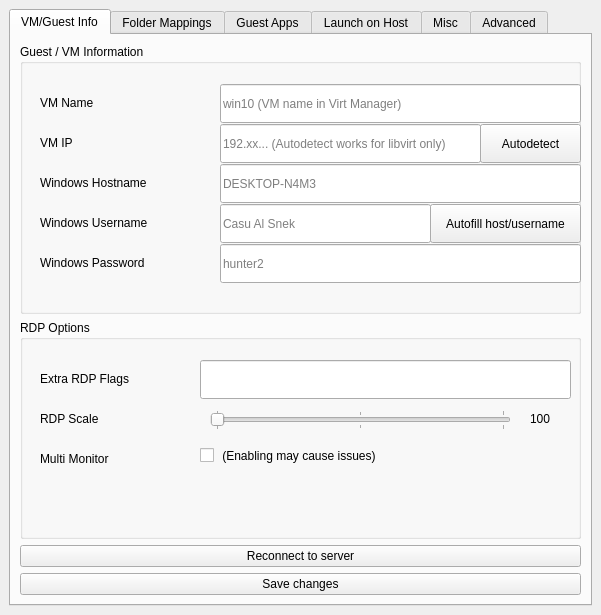
<?xml version="1.0" encoding="UTF-8"?>
<ui version="4.0">
 <class>MainWindow</class>
 <widget class="QMainWindow" name="MainWindow">
  <property name="geometry">
   <rect>
    <x>0</x>
    <y>0</y>
    <width>601</width>
    <height>615</height>
   </rect>
  </property>
  <property name="minimumSize">
   <size>
    <width>600</width>
    <height>615</height>
   </size>
  </property>
  <property name="windowTitle">
   <string>Cassowary configuration (Linux)</string>
  </property>
  <property name="windowIcon">
   <iconset theme="desktop">
    <normaloff>.</normaloff>.</iconset>
  </property>
  <widget class="QWidget" name="centralwidget">
   <layout class="QVBoxLayout" name="verticalLayout_2">
    <item>
     <widget class="QTabWidget" name="main_tabs">
      <property name="currentIndex">
       <number>0</number>
      </property>
      <widget class="QWidget" name="tab_info">
       <attribute name="title">
        <string>VM/Guest Info</string>
       </attribute>
       <layout class="QVBoxLayout" name="verticalLayout_6">
        <item>
         <widget class="QGroupBox" name="groupBox_2">
          <property name="sizePolicy">
           <sizepolicy hsizetype="Preferred" vsizetype="Minimum">
            <horstretch>0</horstretch>
            <verstretch>0</verstretch>
           </sizepolicy>
          </property>
          <property name="minimumSize">
           <size>
            <width>530</width>
            <height>270</height>
           </size>
          </property>
          <property name="title">
           <string>Guest / VM Information</string>
          </property>
          <widget class="QLabel" name="lb_hostname">
           <property name="geometry">
            <rect>
             <x>20</x>
             <y>130</y>
             <width>171</width>
             <height>17</height>
            </rect>
           </property>
           <property name="text">
            <string>Windows Hostname</string>
           </property>
          </widget>
          <widget class="QLabel" name="lb_username">
           <property name="geometry">
            <rect>
             <x>20</x>
             <y>170</y>
             <width>171</width>
             <height>17</height>
            </rect>
           </property>
           <property name="text">
            <string>Windows Username </string>
           </property>
          </widget>
          <widget class="QLabel" name="lp_password">
           <property name="geometry">
            <rect>
             <x>20</x>
             <y>210</y>
             <width>171</width>
             <height>17</height>
            </rect>
           </property>
           <property name="text">
            <string>Windows Password </string>
           </property>
          </widget>
          <widget class="QLabel" name="lb_vmname">
           <property name="geometry">
            <rect>
             <x>20</x>
             <y>50</y>
             <width>111</width>
             <height>17</height>
            </rect>
           </property>
           <property name="text">
            <string>VM Name </string>
           </property>
          </widget>
          <widget class="QLabel" name="lb_vmip">
           <property name="geometry">
            <rect>
             <x>20</x>
             <y>90</y>
             <width>171</width>
             <height>17</height>
            </rect>
           </property>
           <property name="text">
            <string>VM IP</string>
           </property>
          </widget>
          <widget class="QPushButton" name="btn_ipautodetect">
           <property name="geometry">
            <rect>
             <x>460</x>
             <y>80</y>
             <width>101</width>
             <height>39</height>
            </rect>
           </property>
           <property name="text">
            <string>Autodetect</string>
           </property>
          </widget>
          <widget class="QLineEdit" name="inp_hostname">
           <property name="geometry">
            <rect>
             <x>200</x>
             <y>120</y>
             <width>361</width>
             <height>39</height>
            </rect>
           </property>
           <property name="text">
            <string/>
           </property>
           <property name="placeholderText">
            <string>DESKTOP-N4M3</string>
           </property>
          </widget>
          <widget class="QLineEdit" name="inp_username">
           <property name="geometry">
            <rect>
             <x>200</x>
             <y>160</y>
             <width>211</width>
             <height>39</height>
            </rect>
           </property>
           <property name="text">
            <string/>
           </property>
           <property name="placeholderText">
            <string>Casu Al Snek</string>
           </property>
          </widget>
          <widget class="QLineEdit" name="inp_password">
           <property name="geometry">
            <rect>
             <x>200</x>
             <y>200</y>
             <width>361</width>
             <height>39</height>
            </rect>
           </property>
           <property name="text">
            <string/>
           </property>
           <property name="echoMode">
            <enum>QLineEdit::Normal</enum>
           </property>
           <property name="placeholderText">
            <string>hunter2</string>
           </property>
           <property name="cursorMoveStyle">
            <enum>Qt::LogicalMoveStyle</enum>
           </property>
           <property name="clearButtonEnabled">
            <bool>true</bool>
           </property>
          </widget>
          <widget class="QLineEdit" name="inp_vmname">
           <property name="geometry">
            <rect>
             <x>200</x>
             <y>40</y>
             <width>361</width>
             <height>39</height>
            </rect>
           </property>
           <property name="text">
            <string/>
           </property>
           <property name="placeholderText">
            <string>win10 (VM name in Virt Manager)</string>
           </property>
          </widget>
          <widget class="QLineEdit" name="inp_vmip">
           <property name="geometry">
            <rect>
             <x>200</x>
             <y>80</y>
             <width>261</width>
             <height>39</height>
            </rect>
           </property>
           <property name="text">
            <string/>
           </property>
           <property name="placeholderText">
            <string>192.xx... (Autodetect works for libvirt only)</string>
           </property>
          </widget>
          <widget class="QPushButton" name="btn_autofill">
           <property name="geometry">
            <rect>
             <x>410</x>
             <y>160</y>
             <width>151</width>
             <height>39</height>
            </rect>
           </property>
           <property name="text">
            <string>Autofill host/username</string>
           </property>
          </widget>
         </widget>
        </item>
        <item>
         <widget class="QGroupBox" name="groupBox_3">
          <property name="minimumSize">
           <size>
            <width>0</width>
            <height>170</height>
           </size>
          </property>
          <property name="title">
           <string>RDP Options</string>
          </property>
          <widget class="QLineEdit" name="inp_rdpflags">
           <property name="geometry">
            <rect>
             <x>180</x>
             <y>40</y>
             <width>371</width>
             <height>39</height>
            </rect>
           </property>
           <property name="clearButtonEnabled">
            <bool>true</bool>
           </property>
          </widget>
          <widget class="QLabel" name="lb_rdpflags">
           <property name="geometry">
            <rect>
             <x>20</x>
             <y>50</y>
             <width>121</width>
             <height>17</height>
            </rect>
           </property>
           <property name="text">
            <string>Extra RDP Flags </string>
           </property>
          </widget>
          <widget class="QLabel" name="lb_rdpmultimon">
           <property name="geometry">
            <rect>
             <x>20</x>
             <y>130</y>
             <width>121</width>
             <height>17</height>
            </rect>
           </property>
           <property name="text">
            <string>Multi Monitor</string>
           </property>
          </widget>
          <widget class="QCheckBox" name="inp_rdpmultimon">
           <property name="geometry">
            <rect>
             <x>180</x>
             <y>120</y>
             <width>231</width>
             <height>31</height>
            </rect>
           </property>
           <property name="text">
            <string> (Enabling may cause issues)</string>
           </property>
          </widget>
          <widget class="QLabel" name="lb_rdp_scale">
           <property name="geometry">
            <rect>
             <x>20</x>
             <y>90</y>
             <width>91</width>
             <height>17</height>
            </rect>
           </property>
           <property name="text">
            <string>RDP Scale</string>
           </property>
          </widget>
          <widget class="QSlider" name="inp_rdpscale">
           <property name="geometry">
            <rect>
             <x>190</x>
             <y>90</y>
             <width>301</width>
             <height>20</height>
            </rect>
           </property>
           <property name="minimum">
            <number>0</number>
           </property>
           <property name="maximum">
            <number>2</number>
           </property>
           <property name="pageStep">
            <number>1</number>
           </property>
           <property name="orientation">
            <enum>Qt::Horizontal</enum>
           </property>
           <property name="tickPosition">
            <enum>QSlider::TicksBothSides</enum>
           </property>
          </widget>
          <widget class="QLabel" name="lbl_rdpscalevalue">
           <property name="geometry">
            <rect>
             <x>510</x>
             <y>90</y>
             <width>31</width>
             <height>17</height>
            </rect>
           </property>
           <property name="text">
            <string>100</string>
           </property>
          </widget>
         </widget>
        </item>
        <item>
         <widget class="QPushButton" name="btn_reconnect">
          <property name="text">
           <string>Reconnect to server</string>
          </property>
         </widget>
        </item>
        <item>
         <widget class="QPushButton" name="btn_savegconf">
          <property name="text">
           <string>Save changes</string>
          </property>
         </widget>
        </item>
       </layout>
      </widget>
      <widget class="QWidget" name="tab_mapping">
       <attribute name="title">
        <string>Folder Mappings</string>
       </attribute>
       <layout class="QVBoxLayout" name="verticalLayout">
        <item>
         <widget class="QTabWidget" name="tab_mappings0">
          <property name="currentIndex">
           <number>0</number>
          </property>
          <widget class="QWidget" name="tab_mappings02">
           <attribute name="title">
            <string>Windows -&gt; Linux</string>
           </attribute>
           <layout class="QVBoxLayout" name="verticalLayout_4">
            <item>
             <widget class="QLabel" name="lb_mapw2linfo">
              <property name="text">
               <string>Directories from host that are shared to guest. 
(Files from disabled location cannot be launched on launched on windows.</string>
              </property>
              <property name="wordWrap">
               <bool>true</bool>
              </property>
             </widget>
            </item>
            <item>
             <widget class="QTableWidget" name="tbl_shares">
              <property name="sizeAdjustPolicy">
               <enum>QAbstractScrollArea::AdjustToContents</enum>
              </property>
              <property name="editTriggers">
               <set>QAbstractItemView::NoEditTriggers</set>
              </property>
              <property name="showDropIndicator" stdset="0">
               <bool>true</bool>
              </property>
              <property name="alternatingRowColors">
               <bool>true</bool>
              </property>
              <property name="showGrid">
               <bool>false</bool>
              </property>
              <property name="wordWrap">
               <bool>false</bool>
              </property>
              <property name="cornerButtonEnabled">
               <bool>false</bool>
              </property>
              <attribute name="horizontalHeaderCascadingSectionResizes">
               <bool>false</bool>
              </attribute>
              <attribute name="horizontalHeaderHighlightSections">
               <bool>false</bool>
              </attribute>
              <attribute name="horizontalHeaderStretchLastSection">
               <bool>true</bool>
              </attribute>
              <attribute name="verticalHeaderHighlightSections">
               <bool>false</bool>
              </attribute>
              <attribute name="verticalHeaderStretchLastSection">
               <bool>false</bool>
              </attribute>
              <column>
               <property name="text">
                <string>Drive</string>
               </property>
              </column>
              <column>
               <property name="text">
                <string>UNC Path</string>
               </property>
              </column>
              <column>
               <property name="text">
                <string>Status</string>
               </property>
              </column>
              <column>
               <property name="text">
                <string>Action</string>
               </property>
              </column>
             </widget>
            </item>
            <item>
             <widget class="QFrame" name="frame_mountbtns">
              <property name="frameShape">
               <enum>QFrame::StyledPanel</enum>
              </property>
              <property name="frameShadow">
               <enum>QFrame::Raised</enum>
              </property>
              <layout class="QHBoxLayout" name="horizontalLayout_2">
               <item>
                <widget class="QPushButton" name="btn_mountall">
                 <property name="text">
                  <string>Mount All</string>
                 </property>
                </widget>
               </item>
               <item>
                <widget class="QPushButton" name="btn_unmountall">
                 <property name="text">
                  <string>Unmount All</string>
                 </property>
                </widget>
               </item>
              </layout>
             </widget>
            </item>
            <item>
             <widget class="QPushButton" name="btn_newshare">
              <property name="text">
               <string>Create New Share</string>
              </property>
             </widget>
            </item>
           </layout>
          </widget>
          <widget class="QWidget" name="tab_mappings01">
           <attribute name="title">
            <string>Linux -&gt; Windows</string>
           </attribute>
           <layout class="QVBoxLayout" name="verticalLayout_3">
            <item>
             <widget class="QLabel" name="lb_mapl2winfo">
              <property name="text">
               <string>Directories from host that are shared to guest. 
(Files from disabled location cannot be launched on launched on windows.

 Note that only directories inside of 'Shared linux root directory' from advanced tab can be mapped from this menu</string>
              </property>
              <property name="wordWrap">
               <bool>true</bool>
              </property>
             </widget>
            </item>
            <item>
             <widget class="QTableWidget" name="tbl_maps">
              <property name="sizeAdjustPolicy">
               <enum>QAbstractScrollArea::AdjustToContents</enum>
              </property>
              <property name="editTriggers">
               <set>QAbstractItemView::NoEditTriggers</set>
              </property>
              <property name="showDropIndicator" stdset="0">
               <bool>true</bool>
              </property>
              <property name="alternatingRowColors">
               <bool>true</bool>
              </property>
              <property name="showGrid">
               <bool>false</bool>
              </property>
              <property name="wordWrap">
               <bool>false</bool>
              </property>
              <property name="cornerButtonEnabled">
               <bool>false</bool>
              </property>
              <attribute name="horizontalHeaderCascadingSectionResizes">
               <bool>false</bool>
              </attribute>
              <attribute name="horizontalHeaderHighlightSections">
               <bool>false</bool>
              </attribute>
              <attribute name="horizontalHeaderStretchLastSection">
               <bool>true</bool>
              </attribute>
              <attribute name="verticalHeaderHighlightSections">
               <bool>false</bool>
              </attribute>
              <attribute name="verticalHeaderStretchLastSection">
               <bool>false</bool>
              </attribute>
              <column>
               <property name="text">
                <string>Local Path</string>
               </property>
              </column>
              <column>
               <property name="text">
                <string>Network Path</string>
               </property>
              </column>
              <column>
               <property name="text">
                <string>Mapped to</string>
               </property>
              </column>
              <column>
               <property name="text">
                <string>Action</string>
               </property>
              </column>
             </widget>
            </item>
            <item>
             <widget class="QLabel" name="lb_notemap">
              <property name="text">
               <string>Shared linux root directory set on advanced tab is always mapped to Z:\</string>
              </property>
             </widget>
            </item>
            <item>
             <widget class="QPushButton" name="btn_newmap">
              <property name="text">
               <string>Create New Map</string>
              </property>
             </widget>
            </item>
           </layout>
          </widget>
         </widget>
        </item>
       </layout>
      </widget>
      <widget class="QWidget" name="tab_apps">
       <attribute name="title">
        <string>Guest Apps</string>
       </attribute>
       <layout class="QVBoxLayout" name="verticalLayout_5">
        <item>
         <widget class="QLabel" name="lb_guestapp">
          <property name="text">
           <string>Create shortcuts for windows applications</string>
          </property>
         </widget>
        </item>
        <item>
         <widget class="QTableWidget" name="tbl_installedapps">
          <property name="editTriggers">
           <set>QAbstractItemView::NoEditTriggers</set>
          </property>
          <property name="selectionMode">
           <enum>QAbstractItemView::NoSelection</enum>
          </property>
          <property name="wordWrap">
           <bool>false</bool>
          </property>
          <attribute name="horizontalHeaderHighlightSections">
           <bool>false</bool>
          </attribute>
          <attribute name="horizontalHeaderStretchLastSection">
           <bool>true</bool>
          </attribute>
          <attribute name="verticalHeaderHighlightSections">
           <bool>false</bool>
          </attribute>
          <column>
           <property name="text">
            <string>Name</string>
           </property>
          </column>
          <column>
           <property name="text">
            <string>Version</string>
           </property>
          </column>
          <column>
           <property name="text">
            <string>Action</string>
           </property>
          </column>
         </widget>
        </item>
        <item>
         <widget class="QPushButton" name="btn_scanapp">
          <property name="text">
           <string>Scan Installed Apps</string>
          </property>
         </widget>
        </item>
       </layout>
      </widget>
      <widget class="QWidget" name="tab_associations">
       <attribute name="title">
        <string>Launch on Host</string>
       </attribute>
       <layout class="QVBoxLayout" name="verticalLayout_7">
        <item>
         <widget class="QLabel" name="label_11">
          <property name="text">
           <string>The files extensions set here are opened with your linux host applications if they are opened
or double click on host system. 
If you add &quot;jpg&quot; here, it will use your linux image viewer instead of windows image viewer even if it wa opened in windows</string>
          </property>
         </widget>
        </item>
        <item>
         <widget class="QTableWidget" name="tbl_associations">
          <property name="editTriggers">
           <set>QAbstractItemView::NoEditTriggers</set>
          </property>
          <property name="selectionMode">
           <enum>QAbstractItemView::NoSelection</enum>
          </property>
          <property name="wordWrap">
           <bool>false</bool>
          </property>
          <attribute name="horizontalHeaderHighlightSections">
           <bool>false</bool>
          </attribute>
          <attribute name="horizontalHeaderStretchLastSection">
           <bool>false</bool>
          </attribute>
          <attribute name="verticalHeaderHighlightSections">
           <bool>false</bool>
          </attribute>
          <column>
           <property name="text">
            <string>File extension</string>
           </property>
          </column>
          <column>
           <property name="text">
            <string>Action</string>
           </property>
          </column>
         </widget>
        </item>
        <item>
         <widget class="QFrame" name="frame">
          <property name="frameShape">
           <enum>QFrame::StyledPanel</enum>
          </property>
          <property name="frameShadow">
           <enum>QFrame::Raised</enum>
          </property>
          <layout class="QHBoxLayout" name="horizontalLayout">
           <item>
            <widget class="QLineEdit" name="btn_fileformat">
             <property name="placeholderText">
              <string>png (Type a file extension without dot '.' )</string>
             </property>
            </widget>
           </item>
           <item>
            <widget class="QPushButton" name="btn_newassoc">
             <property name="text">
              <string>Add new association</string>
             </property>
            </widget>
           </item>
          </layout>
         </widget>
        </item>
       </layout>
      </widget>
      <widget class="QWidget" name="tab_misc">
       <attribute name="title">
        <string>Misc</string>
       </attribute>
       <layout class="QVBoxLayout" name="verticalLayout_8">
        <item>
         <widget class="QLabel" name="label">
          <property name="maximumSize">
           <size>
            <width>16777215</width>
            <height>20</height>
           </size>
          </property>
          <property name="text">
           <string>Buttons to perform basic function and fix some errors</string>
          </property>
         </widget>
        </item>
        <item>
         <widget class="QFrame" name="frame_2">
          <property name="frameShape">
           <enum>QFrame::StyledPanel</enum>
          </property>
          <property name="frameShadow">
           <enum>QFrame::Raised</enum>
          </property>
          <widget class="QPushButton" name="btn_killfreerdp">
           <property name="geometry">
            <rect>
             <x>390</x>
             <y>20</y>
             <width>171</width>
             <height>39</height>
            </rect>
           </property>
           <property name="text">
            <string>Kill FreeRDP</string>
           </property>
          </widget>
          <widget class="QLabel" name="label_2">
           <property name="geometry">
            <rect>
             <x>20</x>
             <y>30</y>
             <width>361</width>
             <height>17</height>
            </rect>
           </property>
           <property name="text">
            <string>Apps are glitchy and wont work</string>
           </property>
          </widget>
          <widget class="QLabel" name="label_3">
           <property name="geometry">
            <rect>
             <x>20</x>
             <y>70</y>
             <width>361</width>
             <height>17</height>
            </rect>
           </property>
           <property name="text">
            <string>Launch full RDP session</string>
           </property>
          </widget>
          <widget class="QPushButton" name="btn_fullrdp">
           <property name="geometry">
            <rect>
             <x>390</x>
             <y>60</y>
             <width>171</width>
             <height>39</height>
            </rect>
           </property>
           <property name="text">
            <string>Launch</string>
           </property>
          </widget>
          <widget class="QLabel" name="label_4">
           <property name="geometry">
            <rect>
             <x>20</x>
             <y>110</y>
             <width>361</width>
             <height>17</height>
            </rect>
           </property>
           <property name="text">
            <string>Force Reboot VM</string>
           </property>
          </widget>
          <widget class="QPushButton" name="btn_restart">
           <property name="geometry">
            <rect>
             <x>390</x>
             <y>100</y>
             <width>171</width>
             <height>39</height>
            </rect>
           </property>
           <property name="text">
            <string>Reboot</string>
           </property>
          </widget>
          <widget class="QLabel" name="label_5">
           <property name="geometry">
            <rect>
             <x>20</x>
             <y>230</y>
             <width>361</width>
             <height>17</height>
            </rect>
           </property>
           <property name="text">
            <string>Close active session</string>
           </property>
          </widget>
          <widget class="QPushButton" name="btn_closesessions">
           <property name="geometry">
            <rect>
             <x>390</x>
             <y>220</y>
             <width>171</width>
             <height>41</height>
            </rect>
           </property>
           <property name="text">
            <string>Close session</string>
           </property>
          </widget>
          <widget class="QPushButton" name="btn_serverstop">
           <property name="geometry">
            <rect>
             <x>390</x>
             <y>180</y>
             <width>171</width>
             <height>41</height>
            </rect>
           </property>
           <property name="text">
            <string>Stop</string>
           </property>
          </widget>
          <widget class="QLabel" name="label_6">
           <property name="geometry">
            <rect>
             <x>20</x>
             <y>190</y>
             <width>371</width>
             <height>17</height>
            </rect>
           </property>
           <property name="text">
            <string>Stop server</string>
           </property>
          </widget>
          <widget class="QLabel" name="label_7">
           <property name="geometry">
            <rect>
             <x>20</x>
             <y>460</y>
             <width>521</width>
             <height>41</height>
            </rect>
           </property>
           <property name="text">
            <string>Use apps from Windows Store only in full RDP session if possible, 
App like Windows 10's Photoviewer will generate a lot of glitches.</string>
           </property>
           <property name="wordWrap">
            <bool>true</bool>
           </property>
          </widget>
          <widget class="QPushButton" name="btn_vmoff">
           <property name="geometry">
            <rect>
             <x>390</x>
             <y>140</y>
             <width>171</width>
             <height>39</height>
            </rect>
           </property>
           <property name="text">
            <string>Power off</string>
           </property>
          </widget>
          <widget class="QLabel" name="label_8">
           <property name="geometry">
            <rect>
             <x>20</x>
             <y>150</y>
             <width>361</width>
             <height>17</height>
            </rect>
           </property>
           <property name="text">
            <string>Power off VM</string>
           </property>
          </widget>
          <widget class="QLabel" name="label_9">
           <property name="geometry">
            <rect>
             <x>20</x>
             <y>270</y>
             <width>261</width>
             <height>17</height>
            </rect>
           </property>
           <property name="text">
            <string>Setup Background Service autostart</string>
           </property>
          </widget>
          <widget class="QPushButton" name="btn_setupautostart">
           <property name="geometry">
            <rect>
             <x>390</x>
             <y>260</y>
             <width>171</width>
             <height>41</height>
            </rect>
           </property>
           <property name="text">
            <string>Setup Autostart</string>
           </property>
          </widget>
          <widget class="QLabel" name="label_10">
           <property name="geometry">
            <rect>
             <x>20</x>
             <y>310</y>
             <width>261</width>
             <height>17</height>
            </rect>
           </property>
           <property name="text">
            <string>Create Application menu shortcut</string>
           </property>
          </widget>
          <widget class="QPushButton" name="btn_createdesktop">
           <property name="geometry">
            <rect>
             <x>390</x>
             <y>300</y>
             <width>171</width>
             <height>41</height>
            </rect>
           </property>
           <property name="text">
            <string>Create</string>
           </property>
          </widget>
         </widget>
        </item>
       </layout>
      </widget>
      <widget class="QWidget" name="tab_advanced">
       <attribute name="title">
        <string>Advanced</string>
       </attribute>
       <layout class="QVBoxLayout" name="verticalLayout_9">
        <item>
         <widget class="QFrame" name="frame_3">
          <property name="frameShape">
           <enum>QFrame::StyledPanel</enum>
          </property>
          <property name="frameShadow">
           <enum>QFrame::Raised</enum>
          </property>
          <widget class="QLabel" name="lb_mountroot">
           <property name="geometry">
            <rect>
             <x>20</x>
             <y>20</y>
             <width>221</width>
             <height>17</height>
            </rect>
           </property>
           <property name="text">
            <string>Windows Share mount root</string>
           </property>
          </widget>
          <widget class="QPushButton" name="btn_choosemountroot">
           <property name="geometry">
            <rect>
             <x>520</x>
             <y>10</y>
             <width>41</width>
             <height>39</height>
            </rect>
           </property>
           <property name="text">
            <string>:</string>
           </property>
          </widget>
          <widget class="QLineEdit" name="inp_mountroot">
           <property name="geometry">
            <rect>
             <x>290</x>
             <y>10</y>
             <width>221</width>
             <height>39</height>
            </rect>
           </property>
           <property name="text">
            <string/>
           </property>
           <property name="placeholderText">
            <string>/mnt/casualmount (No '/' at last)</string>
           </property>
          </widget>
          <widget class="QLineEdit" name="inp_defterm">
           <property name="geometry">
            <rect>
             <x>290</x>
             <y>90</y>
             <width>271</width>
             <height>39</height>
            </rect>
           </property>
           <property name="text">
            <string/>
           </property>
           <property name="placeholderText">
            <string>xterm</string>
           </property>
           <property name="cursorMoveStyle">
            <enum>Qt::LogicalMoveStyle</enum>
           </property>
           <property name="clearButtonEnabled">
            <bool>true</bool>
           </property>
          </widget>
          <widget class="QLabel" name="lb_term">
           <property name="geometry">
            <rect>
             <x>20</x>
             <y>100</y>
             <width>221</width>
             <height>17</height>
            </rect>
           </property>
           <property name="text">
            <string>Default Terminal</string>
           </property>
          </widget>
          <widget class="QLabel" name="lb_funnsessionrdp">
           <property name="geometry">
            <rect>
             <x>20</x>
             <y>140</y>
             <width>221</width>
             <height>17</height>
            </rect>
           </property>
           <property name="text">
            <string>RDP client for Full Session</string>
           </property>
          </widget>
          <widget class="QComboBox" name="inp_fullrdc">
           <property name="geometry">
            <rect>
             <x>290</x>
             <y>130</y>
             <width>271</width>
             <height>39</height>
            </rect>
           </property>
           <item>
            <property name="text">
             <string>xfreerdp3</string>
            </property>
           </item>
           <item>
            <property name="text">
             <string>wlfreerdp3</string>
            </property>
           </item>
          </widget>
          <widget class="QComboBox" name="inp_apprdc">
           <property name="geometry">
            <rect>
             <x>290</x>
             <y>170</y>
             <width>271</width>
             <height>39</height>
            </rect>
           </property>
           <item>
            <property name="text">
             <string>xfreerdp3</string>
            </property>
           </item>
           <item>
            <property name="text">
             <string>wlfreerdp3</string>
            </property>
           </item>
          </widget>
          <widget class="QLabel" name="lb_appsessionrdp">
           <property name="geometry">
            <rect>
             <x>20</x>
             <y>180</y>
             <width>221</width>
             <height>17</height>
            </rect>
           </property>
           <property name="text">
            <string>RDP client for App Session</string>
           </property>
          </widget>
          <widget class="QLabel" name="lb_secondsbeforesus">
           <property name="geometry">
            <rect>
             <x>20</x>
             <y>260</y>
             <width>261</width>
             <height>17</height>
            </rect>
           </property>
           <property name="text">
            <string>Seconds of inactivity beforesuspending VM</string>
           </property>
          </widget>
          <widget class="QLabel" name="lb_enablesuspend">
           <property name="geometry">
            <rect>
             <x>20</x>
             <y>300</y>
             <width>271</width>
             <height>17</height>
            </rect>
           </property>
           <property name="text">
            <string>Enable VM suspend on inactivity</string>
           </property>
          </widget>
          <widget class="QCheckBox" name="inp_enbsuspend">
           <property name="geometry">
            <rect>
             <x>300</x>
             <y>301</y>
             <width>251</width>
             <height>20</height>
            </rect>
           </property>
           <property name="text">
            <string>Enable</string>
           </property>
          </widget>
          <widget class="QSpinBox" name="inp_sleepd">
           <property name="geometry">
            <rect>
             <x>290</x>
             <y>250</y>
             <width>271</width>
             <height>39</height>
            </rect>
           </property>
           <property name="buttonSymbols">
            <enum>QAbstractSpinBox::PlusMinus</enum>
           </property>
           <property name="minimum">
            <number>4</number>
           </property>
           <property name="maximum">
            <number>999999999</number>
           </property>
          </widget>
          <widget class="QLabel" name="lb_libvirturi">
           <property name="geometry">
            <rect>
             <x>20</x>
             <y>220</y>
             <width>221</width>
             <height>17</height>
            </rect>
           </property>
           <property name="text">
            <string>libvirt URI</string>
           </property>
          </widget>
          <widget class="QLineEdit" name="inp_libvirturi">
           <property name="geometry">
            <rect>
             <x>290</x>
             <y>210</y>
             <width>271</width>
             <height>39</height>
            </rect>
           </property>
           <property name="text">
            <string>qemu:///system</string>
           </property>
           <property name="placeholderText">
            <string>qemu:///system</string>
           </property>
           <property name="cursorMoveStyle">
            <enum>Qt::LogicalMoveStyle</enum>
           </property>
           <property name="clearButtonEnabled">
            <bool>true</bool>
           </property>
          </widget>
          <widget class="QCheckBox" name="inp_susnotif">
           <property name="geometry">
            <rect>
             <x>300</x>
             <y>341</y>
             <width>251</width>
             <height>20</height>
            </rect>
           </property>
           <property name="text">
            <string>Enable</string>
           </property>
          </widget>
          <widget class="QLabel" name="lb_enablesuspend_notig">
           <property name="geometry">
            <rect>
             <x>20</x>
             <y>340</y>
             <width>281</width>
             <height>17</height>
            </rect>
           </property>
           <property name="text">
            <string>Send notification when VM suspends</string>
           </property>
          </widget>
          <widget class="QLineEdit" name="inp_sharedroot">
           <property name="geometry">
            <rect>
             <x>290</x>
             <y>50</y>
             <width>221</width>
             <height>39</height>
            </rect>
           </property>
           <property name="text">
            <string/>
           </property>
           <property name="placeholderText">
            <string>/ ( changing isn't recommended)</string>
           </property>
          </widget>
          <widget class="QLabel" name="lb_sharedroot">
           <property name="geometry">
            <rect>
             <x>20</x>
             <y>60</y>
             <width>221</width>
             <height>17</height>
            </rect>
           </property>
           <property name="text">
            <string>Shared linux root directory</string>
           </property>
          </widget>
          <widget class="QPushButton" name="btn_chooseshareroot">
           <property name="geometry">
            <rect>
             <x>520</x>
             <y>50</y>
             <width>41</width>
             <height>39</height>
            </rect>
           </property>
           <property name="text">
            <string>:</string>
           </property>
          </widget>
          <widget class="QLabel" name="lb_enablesoftlaunch">
           <property name="geometry">
            <rect>
             <x>20</x>
             <y>380</y>
             <width>281</width>
             <height>17</height>
            </rect>
           </property>
           <property name="text">
            <string>Prefer using server to launch applications</string>
           </property>
          </widget>
          <widget class="QCheckBox" name="inp_softlaunch">
           <property name="geometry">
            <rect>
             <x>300</x>
             <y>380</y>
             <width>251</width>
             <height>20</height>
            </rect>
           </property>
           <property name="text">
            <string>Enable</string>
           </property>
          </widget>
         </widget>
        </item>
        <item>
         <widget class="QPushButton" name="btn_savegconf_2">
          <property name="text">
           <string>Save changes</string>
          </property>
         </widget>
        </item>
       </layout>
      </widget>
     </widget>
    </item>
   </layout>
  </widget>
 </widget>
 <resources/>
 <connections/>
</ui>
